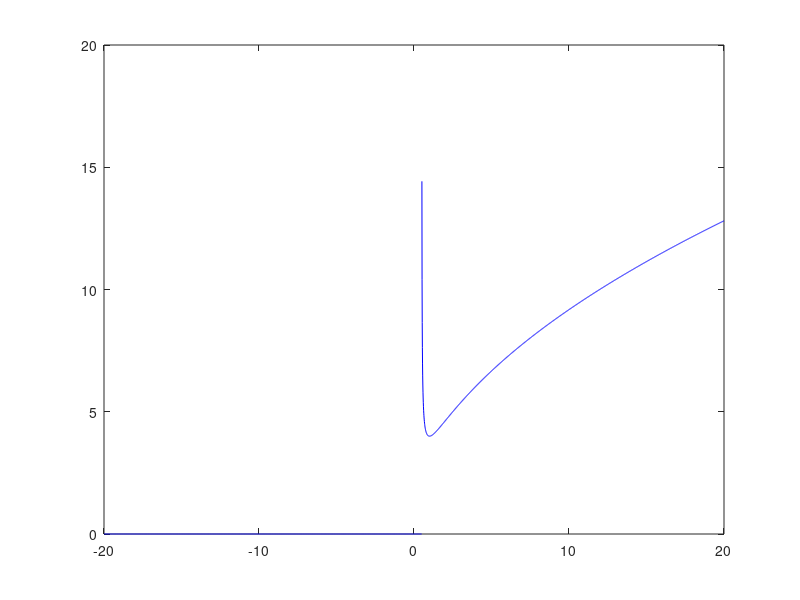

Reproduce this figure in MATLAB.
% Autor: Raul Hernandez Lopez @Neo
% Correo Electronico: freeenergy1975@gmail.com
% Funcion Racional.
x = -20:0.01:20;
y = (4*x)./sqrt((2*x)-1);
plot(x, y ,'b');


